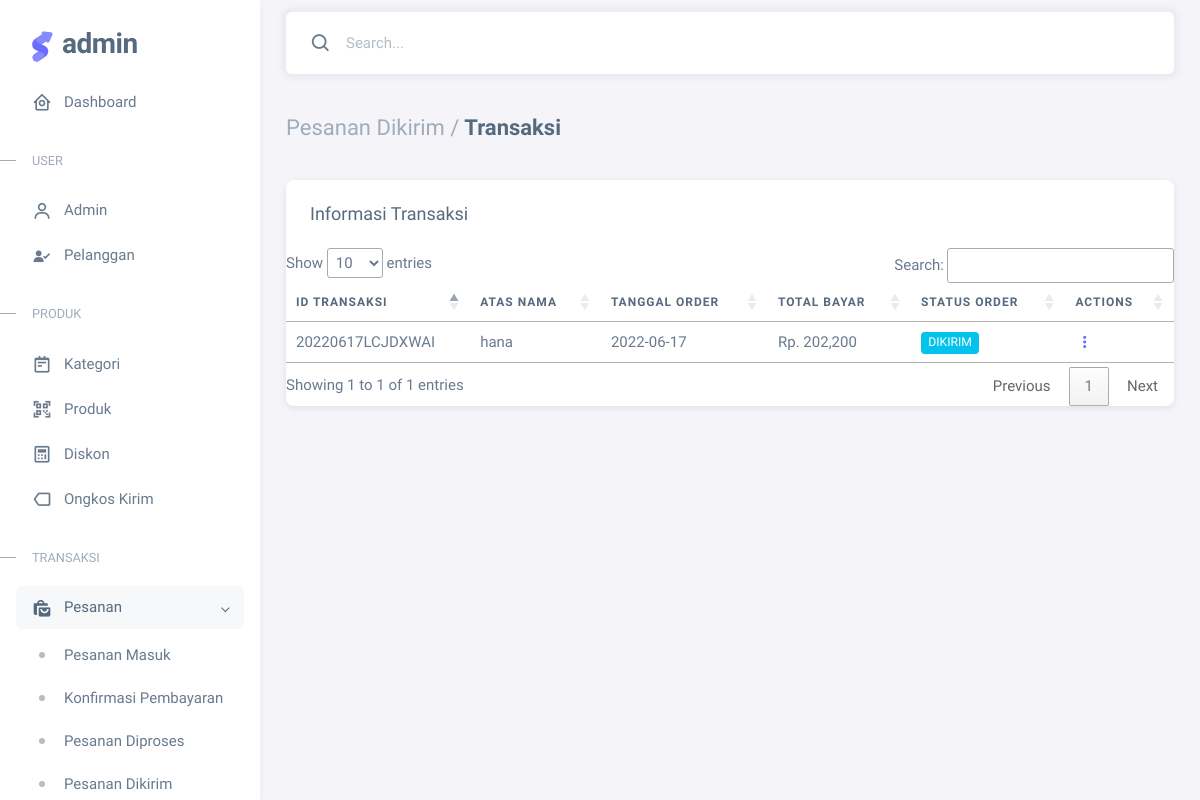
Screenshot of /Admin/cTransaksi/pesanan_dikirim (signed in) with the database file from the repository.
### tables this page shows
CREATE TABLE `transaksi` (
  `id_transaksi` varchar(30) NOT NULL,
  `id_pelanggan` int(11) NOT NULL,
  `tgl_transaksi` varchar(15) NOT NULL,
  `total_bayar` varchar(15) NOT NULL,
  `status_order` int(11) NOT NULL,
  `type_order` int(11) NOT NULL DEFAULT 1,
  `bukti_pembayaran` text NOT NULL
);

CREATE TABLE `pelanggan` (
  `id_pelanggan` int(11) NOT NULL,
  `nm_pel` varchar(125) NOT NULL,
  `alamat` text NOT NULL,
  `no_tlpon` varchar(15) NOT NULL,
  `username` varchar(125) NOT NULL,
  `email` varchar(125) DEFAULT NULL,
  `password` varchar(125) NOT NULL,
  `level_member` int(11) NOT NULL,
  `point` int(11) NOT NULL
);

### application/controllers/Admin/cTransaksi.php (called while the page is built, shortened)
<?php
class cTransaksi extends CI_Controller
{
    public function __construct()
    {
        $this->load->model('Admin/mTransaksi');
        $this->load->model('Pelanggan/mStatusOrder');
    }
    public function pesanan_dikirim()
    {
        $data = array(
            'transaksi' => $this->mTransaksi->transaksi()
        );
        $this->load->view('Admin/Layout/head');
        $this->load->view('Admin/Layout/aside');
        $this->load->view('Admin/Layout/navbar');
        $this->load->view('Admin/Transaksi/pesanan_dikirim', $data);
        $this->load->view('Admin/Layout/footer');
    }
}

### index.php (called while the page is built, shortened)
<?php
require_once BASEPATH.'core/CodeIgniter.php';

### application/models/Admin/mTransaksi.php (called while the page is built, shortened)
<?php
class mTransaksi extends CI_Model
{
    public function transaksi()
    {
        $data['pesanan_masuk'] = $this->db->query("SELECT * FROM `transaksi` JOIN pelanggan ON transaksi.id_pelanggan = pelanggan.id_pelanggan WHERE status_order='0' AND type_order='1'")->result();
        $data['konfirmasi'] = $this->db->query("SELECT * FROM `transaksi` JOIN pelanggan ON transaksi.id_pelanggan = pelanggan.id_pelanggan WHERE status_order='1' AND type_order='1'")->result();
        $data['diproses'] = $this->db->query("SELECT * FROM `transaksi` JOIN pelanggan ON transaksi.id_pelanggan = pelanggan.id_pelanggan WHERE status_order='2' AND type_order='1'")->result();
        $data['dikirim'] = $this->db->query("SELECT * FROM `transaksi` JOIN pelanggan ON transaksi.id_pelanggan = pelanggan.id_pelanggan WHERE status_order='3' AND type_order='1'")->result();
        $data['selesai'] = $this->db->query("SELECT * FROM `transaksi` JOIN pelanggan ON transaksi.id_pelanggan = pelanggan.id_pelanggan WHERE status_order='4' AND type_order='1'")->result();
        return $data;
    }
}

### application/views/Admin/Transaksi/pesanan_dikirim.php (the view, shortened to what this page needs)
<div class="content-wrapper">
    <div class="container-xxl flex-grow-1 container-p-y">
        <h4 class="fw-bold py-3 mb-4"><span class="text-muted fw-light">Pesanan Dikirim /</span> Transaksi</h4>
        <div class="row">
            <div class="col-lg-12">
                <div class="card">
                    <h5 class="card-header">Informasi Transaksi</h5>
                    <div class="table-responsive text-nowrap">
                        <table id="myTable" class="table ">
                            <thead>
                                <tr>
                                    <th>Id Transaksi </th>
                                    <th>Atas Nama</th>
                                    <th>Tanggal Order</th>
                                    <th>Total Bayar</th>
                                    <th>Status Order</th>
                                    <th>Actions</th>
                                </tr>
                            </thead>
                            <tbody class="table-border-bottom-0">
                                <?php
                                foreach ($transaksi['dikirim'] as $key => $value) {
                                ?>
                                    <tr>
                                        <td><?= $value->id_transaksi ?></td>
                                        <td><?= $value->nm_pel ?></td>
                                        <td><?= $value->tgl_transaksi ?></td>
                                        <td>Rp. <?= number_format($value->total_bayar)  ?></td>
                                        <td><span class="badge bg-info">Dikirim</span></td>
                                        <td><a href="<?= base_url('Admin/cTransaksi/detail_pesanan/' . $value->id_transaksi) ?>"> <i class="bx bx-dots-vertical-rounded"></i></a></td>
                                    </tr>
                                <?php
                                }
                                ?>
                            </tbody>
                        </table>
                    </div>
                </div>
            </div>
        </div>
    </div>

### rows the page displays
transaksi: id_transaksi "20220617LCJDXWAI", id_pelanggan.nm_pel "hana", tgl_transaksi "2022-06-17", total_bayar "202,200"
